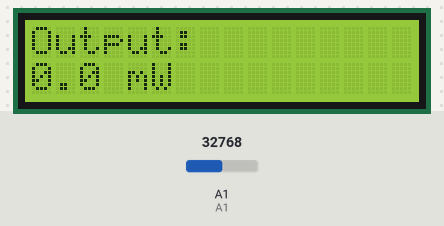
Recording of a program running on a simulated CircuitPython board. On the bench: 16×2 character LCD. The test bench sets the inputs (shaded band); at power-on: A1 = 32768 (analog values on the 0–65535 scale). What the program prints to the serial console is not drawn.

Above: at 1.1 s.

The program:

powerToLCD.py
```python
# Voltage to LCD Display
import time
import board
import digitalio
import analogio
import busio
import adafruit_character_lcd.character_lcd as characterlcd

# Modify this if you have a different sized character LCD
lcd_columns = 16
lcd_rows = 2

# Metro M0/M4 Pin Config:
lcd_rs = digitalio.DigitalInOut(board.D7)
lcd_en = digitalio.DigitalInOut(board.D8)
lcd_d7 = digitalio.DigitalInOut(board.D12)
lcd_d6 = digitalio.DigitalInOut(board.D11)
lcd_d5 = digitalio.DigitalInOut(board.D10)
lcd_d4 = digitalio.DigitalInOut(board.D9)
lcd_backlight = digitalio.DigitalInOut(board.D13)

# Initialise the LCD class
lcd = characterlcd.Character_LCD_Mono(
    lcd_rs, lcd_en, lcd_d4, lcd_d5, lcd_d6, lcd_d7, lcd_columns, lcd_rows, lcd_backlight
)

# IMPORTANT STUFF
A1 = analogio.AnalogIn(board.A1)
lcd.backlight = True
resistor_rating = 10000


def voltage_only(pin):  # IN millivolts??
    return pin.value * 3.3 / 65536 * 1000


def voltage_to_watts(pin):  # IN WATTS
    return ((pin.value * 3.3 / 65536) ** 2) / resistor_rating


while True:
    # print("v(A1) = {:6.2f} milliWatts".format(round(voltage_to_watts(A1), 2)))
    time.sleep(1)
    print((voltage_only(A1),))
    lcd.clear()
    lcd.message = str(
        "Output: \n{} mW".format(round(voltage_to_watts(A1), 2))
    )  # Rounded to two decimal places
    time.sleep(0.16)  # 0.1 for testing purposes, 0.2-0.3 for readability
```

Measured:
- what the display in image 0 shows lasts 1.2 s, from 1.0 s to 2.2 s
